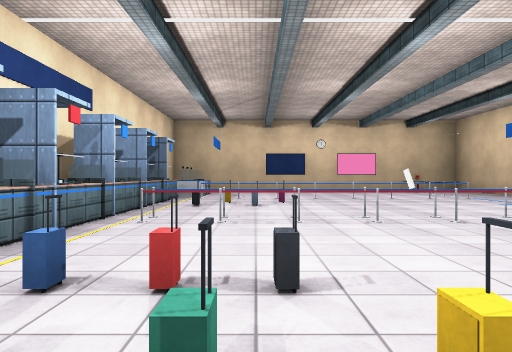
view 1 (above)

16 first-person views from a walk through a scene from a Unity 3-D project. The camera is 1.3 m above the floor, looks level and sees 70° across. The floor is counted in squares, 2 m on a side. Each view is taken from the middle of a square. On the plan, view 1 faces up. The plan holds only what a view shows up to about 11 squares ahead; the rest is blank. The place goes on beyond the plan. The player character is not drawn. Some animated figures are left out. Door leaves are left out, so doorways stand open. Surface patterns are stand-ins for the level's own textures.

view 2
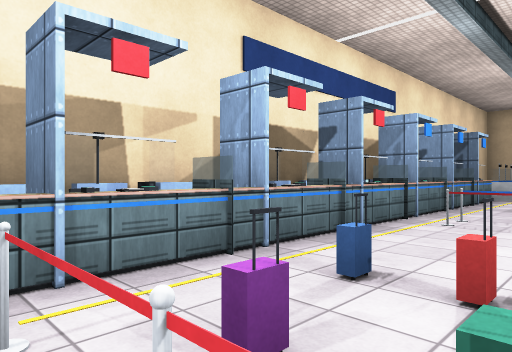

view 3
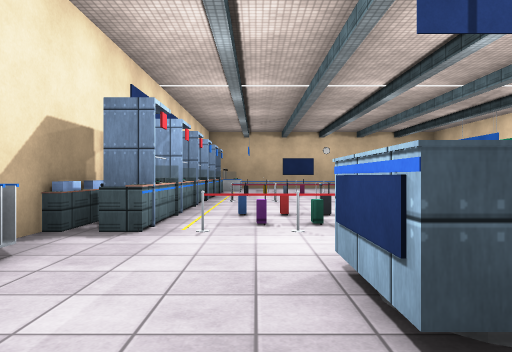

view 4
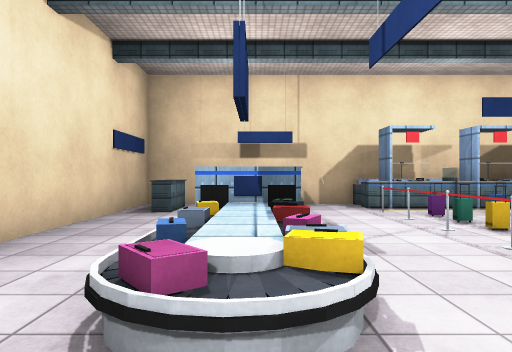

view 5
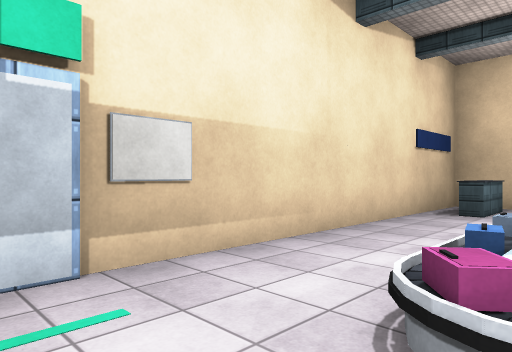

view 6
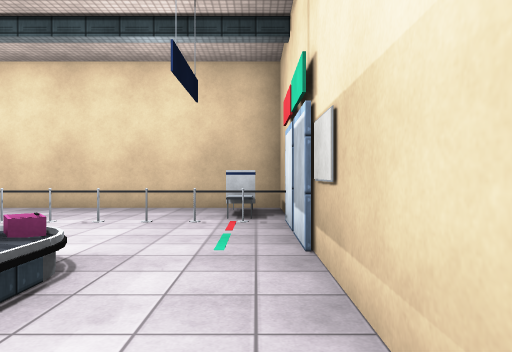

view 7
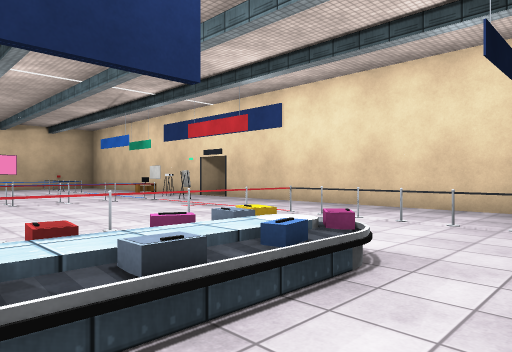

view 8
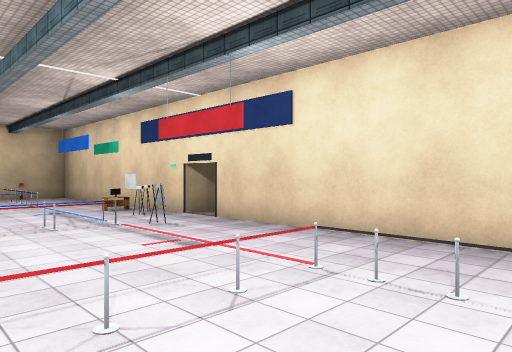

view 9
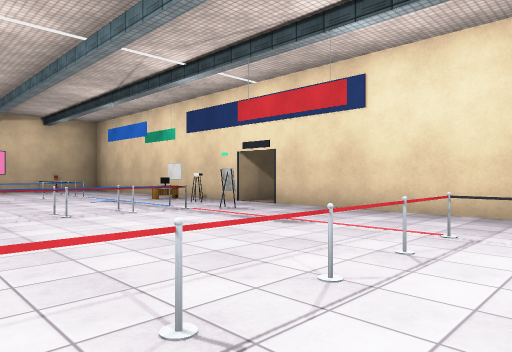

view 10
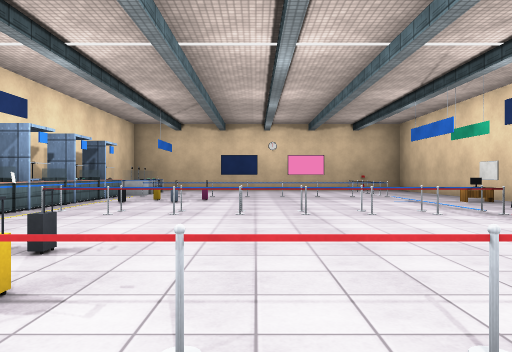

view 11
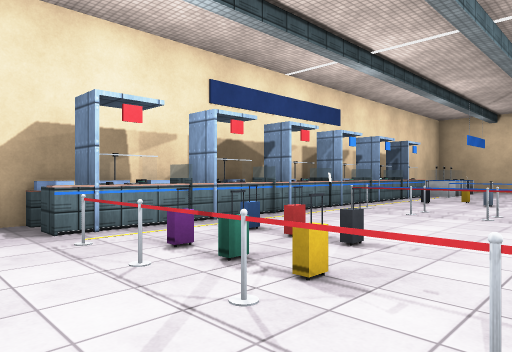

view 12
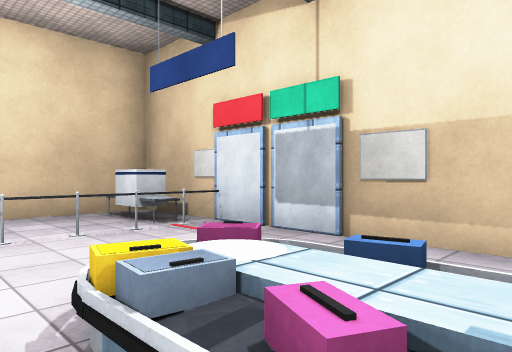

view 13
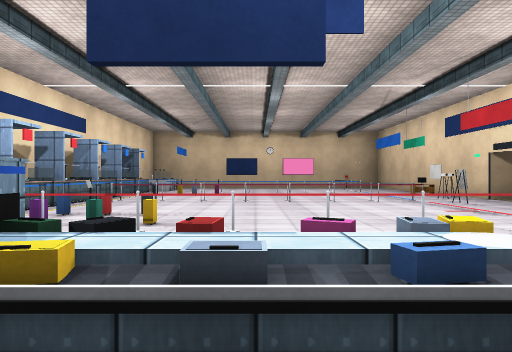

view 14
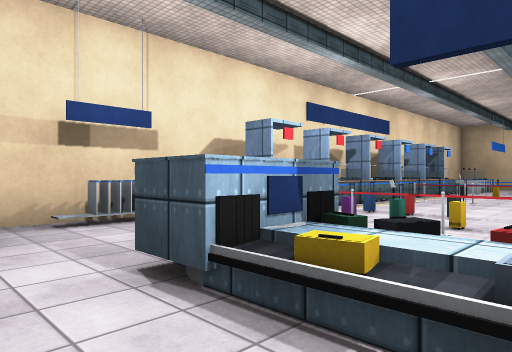

view 15
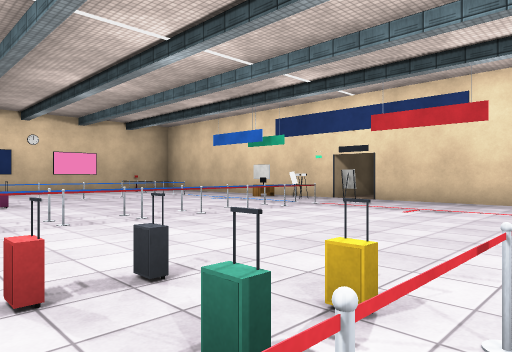

view 16
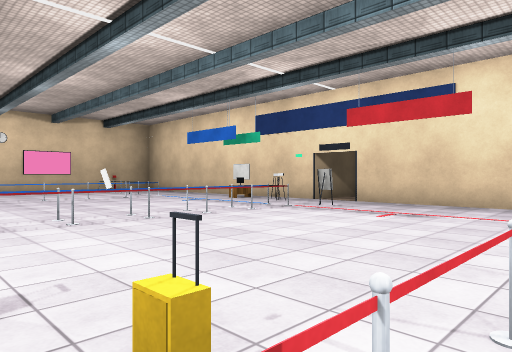

### Floor plan
Key: @ floor where view 1 was taken; # wall or solid block; . floor; / step, stairs or slope; = window, fence, low wall or low ledge; ^ raised ledge; O other object.
Columns run from 4 left of view 1 to 9 right of it. Each row starts with its distance up from view 1.
 13   O
 12   O .....
 11   ==######=.
 10    ..........#
  9 #^# OO......O#
  8 # .OO......OO#
  7 #^=.........O#
  6 # .........O.#
  5 # ########OO.#
  4 #^O..........#
  3 # O..........#
  2 #^#OOO.......#
  1 # .OOO.......#
  0 #O..@===##=..#
 -1 #O...O./..#..#
 -2 #O..=/O/O.#..#
 -3 #...#/.#..= .#
 -4 #.^.......##O#
 -5 ##############

Where each view was taken, in squares from view 1:
view 1: 0 up, 0 right, facing up
view 2: 0 up, 0 right, facing up-left
view 3: 4 down, 1 left, facing up
view 4: 2 down, 5 right, facing left
view 5: 2 down, 5 right, facing down-left
view 6: 4 down, 1 right, facing right
view 7: 4 down, 1 right, facing up-right
view 8: 2 down, 3 right, facing up-right
view 9: 1 down, 2 right, facing up-right
view 10: 1 down, 2 right, facing up
view 11: 1 down, 2 right, facing up-left
view 12: 1 down, 2 right, facing down-right
view 13: 4 down, 2 right, facing up
view 14: 4 down, 2 right, facing up-left
view 15: 0 up, 1 left, facing up-right
view 16: 0 up, 0 right, facing up-right
